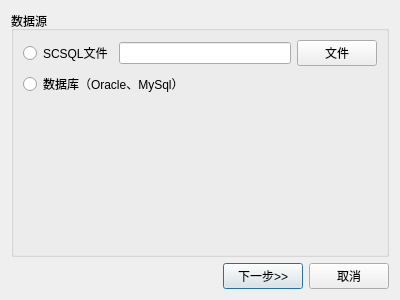
<?xml version="1.0" encoding="UTF-8"?>
<ui version="4.0">
 <class>FirstDialog</class>
 <widget class="QDialog" name="FirstDialog">
  <property name="geometry">
   <rect>
    <x>0</x>
    <y>0</y>
    <width>400</width>
    <height>300</height>
   </rect>
  </property>
  <property name="minimumSize">
   <size>
    <width>400</width>
    <height>300</height>
   </size>
  </property>
  <property name="maximumSize">
   <size>
    <width>400</width>
    <height>300</height>
   </size>
  </property>
  <property name="windowTitle">
   <string>数据源</string>
  </property>
  <layout class="QVBoxLayout" name="verticalLayout_2">
   <item>
    <widget class="QGroupBox" name="groupBox">
     <property name="title">
      <string>数据源</string>
     </property>
     <layout class="QVBoxLayout" name="verticalLayout">
      <item>
       <layout class="QHBoxLayout" name="horizontalLayout_2">
        <item>
         <widget class="QRadioButton" name="radioButtonFile">
          <property name="text">
           <string>SCSQL文件</string>
          </property>
         </widget>
        </item>
        <item>
         <widget class="QLineEdit" name="lineEditFileName">
          <property name="readOnly">
           <bool>true</bool>
          </property>
         </widget>
        </item>
        <item>
         <widget class="QPushButton" name="pushButtonFile">
          <property name="text">
           <string>文件</string>
          </property>
         </widget>
        </item>
       </layout>
      </item>
      <item>
       <widget class="QRadioButton" name="radioButtonSql">
        <property name="text">
         <string>数据库（Oracle、MySql）</string>
        </property>
       </widget>
      </item>
      <item>
       <spacer name="verticalSpacer">
        <property name="orientation">
         <enum>Qt::Vertical</enum>
        </property>
        <property name="sizeHint" stdset="0">
         <size>
          <width>20</width>
          <height>163</height>
         </size>
        </property>
       </spacer>
      </item>
     </layout>
    </widget>
   </item>
   <item>
    <layout class="QHBoxLayout" name="horizontalLayout">
     <item>
      <spacer name="horizontalSpacer">
       <property name="orientation">
        <enum>Qt::Horizontal</enum>
       </property>
       <property name="sizeHint" stdset="0">
        <size>
         <width>40</width>
         <height>20</height>
        </size>
       </property>
      </spacer>
     </item>
     <item>
      <widget class="QPushButton" name="pushButtonNext">
       <property name="text">
        <string>下一步&gt;&gt;</string>
       </property>
       <property name="default">
        <bool>true</bool>
       </property>
      </widget>
     </item>
     <item>
      <widget class="QPushButton" name="pushButtonCancel">
       <property name="text">
        <string>取消</string>
       </property>
      </widget>
     </item>
    </layout>
   </item>
  </layout>
 </widget>
 <resources/>
 <connections/>
</ui>
